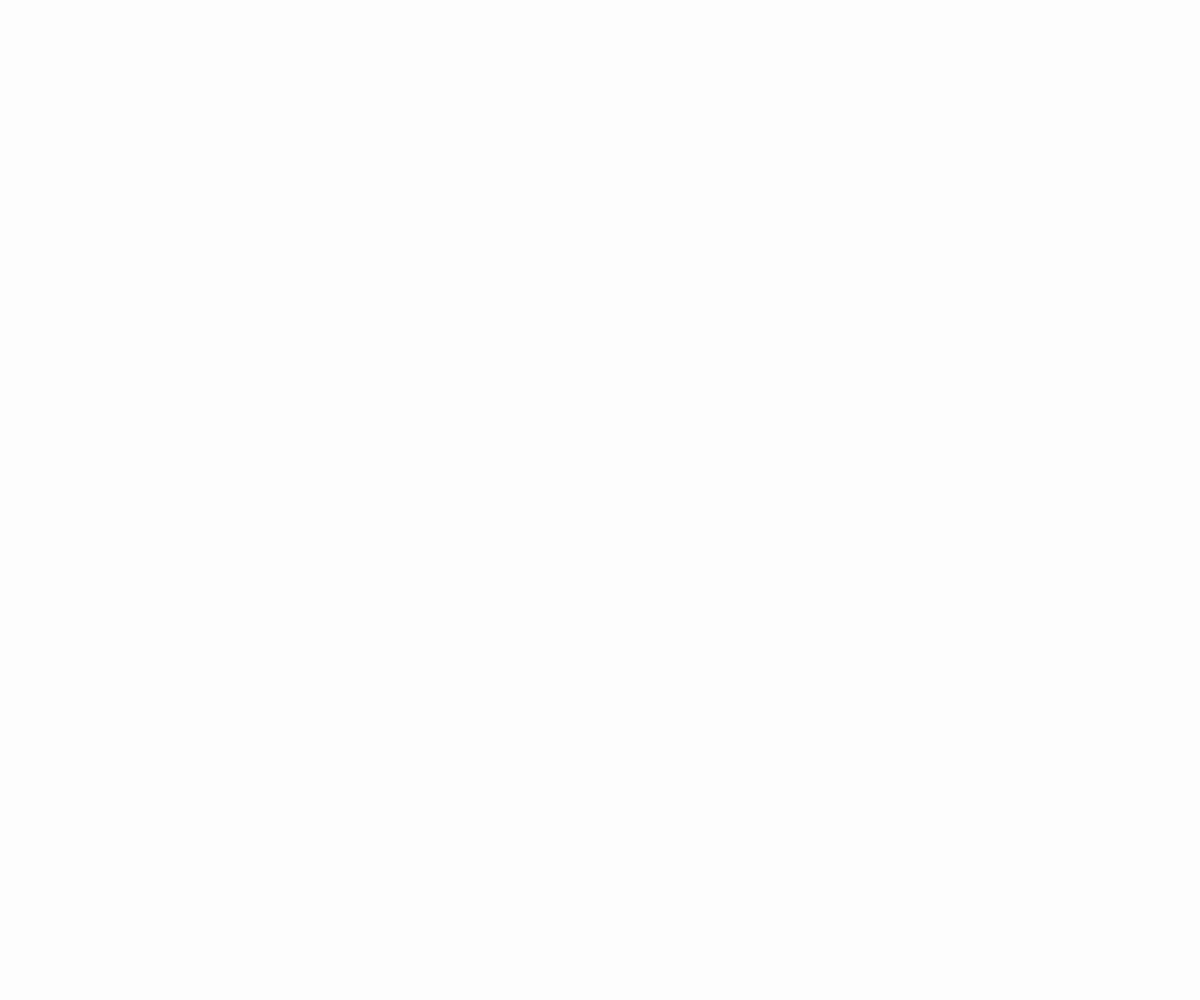
Frame 1 (no input)
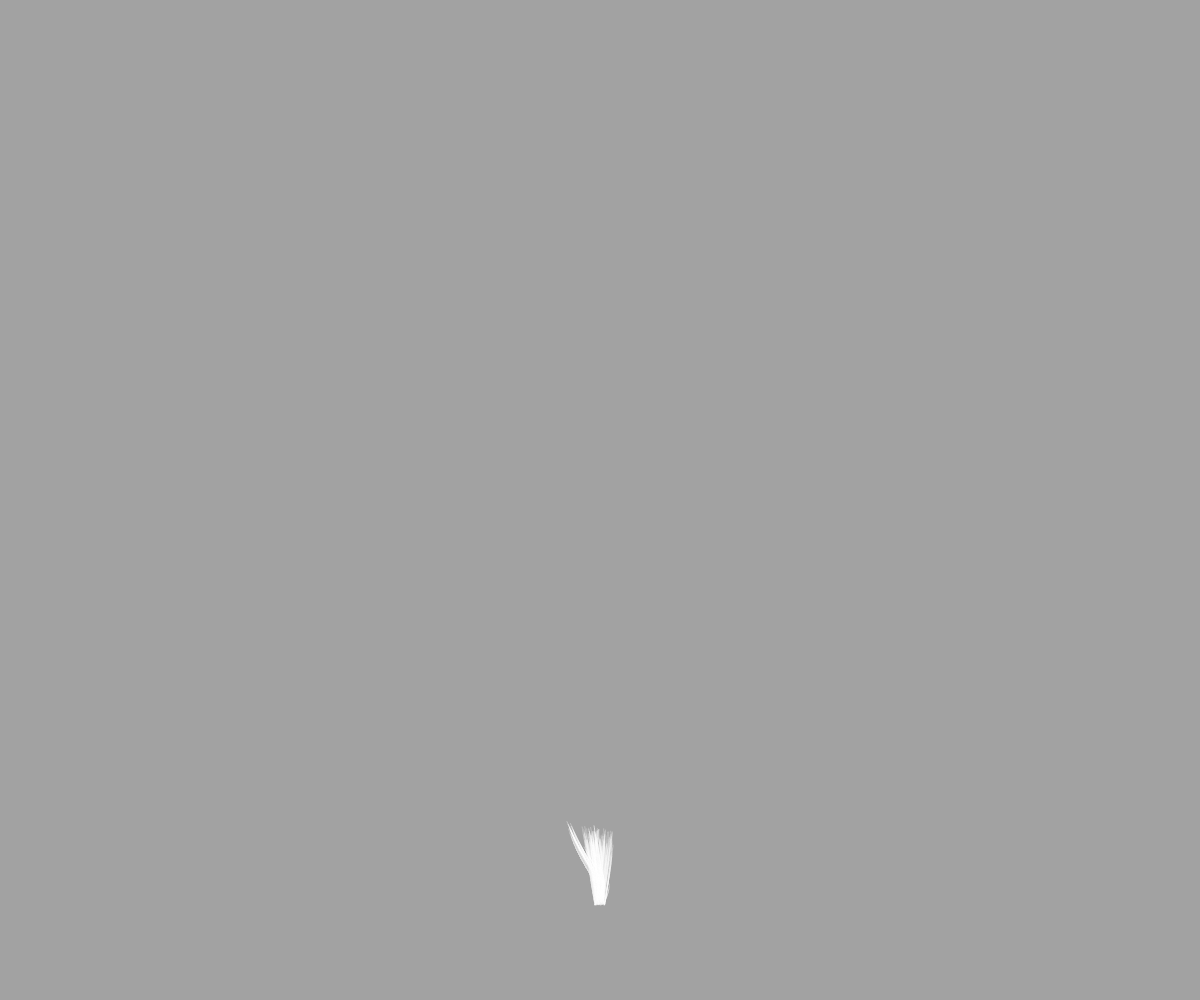
Frame 60 (no input)
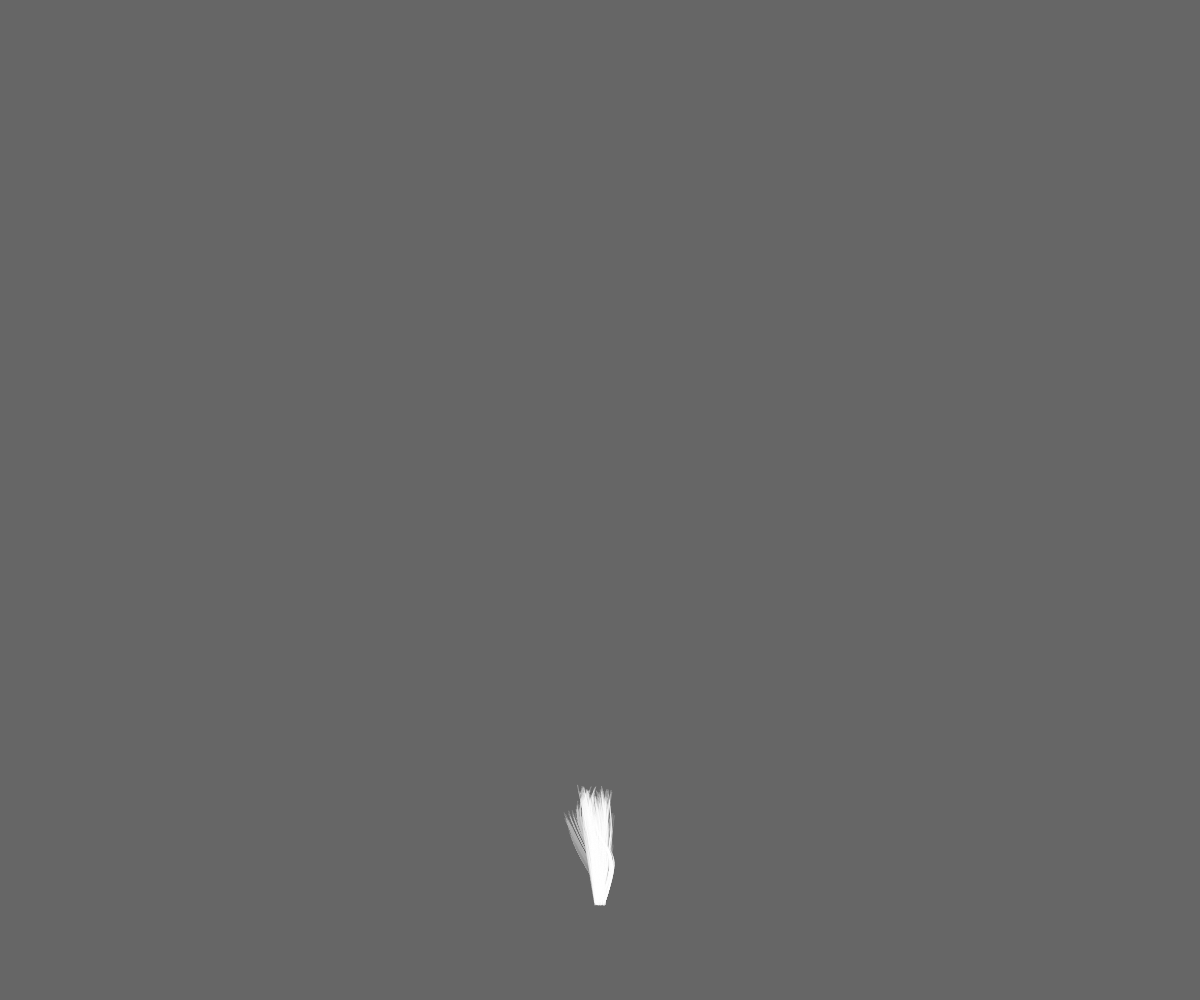
Frame 120 (the mouse pressed at the canvas centre since frame 60)

The p5.js sketch that drew these frames (run headless with seeded random() and noise() and a simulated clock; from frame 60 on, the mouse is pressed at the canvas centre):

// p5.js sketch
// ── sketch.js
let particles = [];
let numParticles = 800; // Reduced from 2000
let time = 0;
let treePoints = [];
let rootPosition = { x: 0, y: 0 }; // Will be set in setup
let treeGrowth = 0; // Growth progress from 0 to 1
let growthRate = 0.0008; // How fast the tree grows (adjust this for speed)

class Particle {
  constructor(startProgress = 0) {
    // Start from actual root position (bottom center of tree)
    this.x = rootPosition.x + random(-5, 5);
    this.y = rootPosition.y + random(-5, 5);
    this.history = [];
    this.maxHistory = floor(random(10, 25)); // Reduced trail length

    // Expanded to 16 branch types for more fullness
    this.branchType = floor(random(0, 16));
    this.branchVariation = random(0.7, 1.3);
    this.age = startProgress;

    // 75% settle into tree, 25% circulate
    this.settled = false;
    this.settlePoint = null;
    this.shouldSettle = random() < 0.75;

    // Don't prepopulate - let the tree grow naturally
  }

  reset() {
    // Return to root position
    this.x = rootPosition.x + random(-5, 5);
    this.y = rootPosition.y + random(-5, 5);
    this.history = [];
    this.age = 0;
    this.settled = false;
    this.settlePoint = null;
    this.branchType = floor(random(0, 16));
    this.branchVariation = random(0.7, 1.3);
    this.shouldSettle = random() < 0.75;
  }

  updatePosition() {
    // If settled, stay in place and gently sway
    if (this.settled && this.settlePoint) {
      let sway = sin(time * 2 + this.settlePoint.x * 0.1) * 2;
      this.x = this.settlePoint.x + sway;
      this.y =
        this.settlePoint.y + cos(time * 1.5 + this.settlePoint.y * 0.1) * 1;
      return;
    }

    let progress = map(this.y, rootPosition.y, height * 0.05, 0, 1);
    progress = constrain(progress, 0, 1);

    // Scale the tree size based on growth
    // Sapling starts at 20% size, grows to 100%
    let sizeScale = map(treeGrowth, 0, 1, 0.2, 1.0);

    let targetX = 0;
    let targetY = height * 0.1;

    // 16 branch types for a much fuller tree
    // All branch distances are scaled by growth
    switch (this.branchType) {
      case 0: // Main trunk
        targetX = 0;
        targetY = lerp(rootPosition.y * 0.95, height * 0.08, treeGrowth);
        break;
      case 1: // Left main branch - starts higher
        targetX = -280 * pow(progress, 1.5) * this.branchVariation * sizeScale;
        targetY =
          lerp(rootPosition.y * 0.7, height * 0.28, treeGrowth) +
          sin(progress * PI) * 70 * sizeScale;
        break;
      case 2: // Right main branch - starts higher
        targetX = 280 * pow(progress, 1.5) * this.branchVariation * sizeScale;
        targetY =
          lerp(rootPosition.y * 0.7, height * 0.28, treeGrowth) +
          sin(progress * PI) * 70 * sizeScale;
        break;
      case 3: // Upper left branch
        targetX = -260 * pow(progress, 1.3) * this.branchVariation * sizeScale;
        targetY =
          lerp(rootPosition.y * 0.65, height * 0.12, treeGrowth) +
          cos(progress * PI * 0.5) * 50 * sizeScale;
        break;
      case 4: // Upper right branch
        targetX = 260 * pow(progress, 1.3) * this.branchVariation * sizeScale;
        targetY =
          lerp(rootPosition.y * 0.65, height * 0.12, treeGrowth) +
          cos(progress * PI * 0.5) * 50 * sizeScale;
        break;
      case 5: // Center-left branch
        targetX = -140 * pow(progress, 1.4) * this.branchVariation * sizeScale;
        targetY =
          lerp(rootPosition.y * 0.68, height * 0.22, treeGrowth) +
          sin(progress * TWO_PI) * 40 * sizeScale;
        break;
      case 6: // Center-right branch
        targetX = 140 * pow(progress, 1.4) * this.branchVariation * sizeScale;
        targetY =
          lerp(rootPosition.y * 0.68, height * 0.22, treeGrowth) +
          sin(progress * TWO_PI) * 40 * sizeScale;
        break;
      case 7: // Far left branch
        targetX = -380 * pow(progress, 1.2) * this.branchVariation * sizeScale;
        targetY =
          lerp(rootPosition.y * 0.72, height * 0.38, treeGrowth) +
          cos(progress * PI) * 60 * sizeScale;
        break;
      case 8: // Far right branch
        targetX = 380 * pow(progress, 1.2) * this.branchVariation * sizeScale;
        targetY =
          lerp(rootPosition.y * 0.72, height * 0.38, treeGrowth) +
          cos(progress * PI) * 60 * sizeScale;
        break;
      case 9: // Upper center-left
        targetX = -120 * pow(progress, 1.3) * this.branchVariation * sizeScale;
        targetY =
          lerp(rootPosition.y * 0.63, height * 0.1, treeGrowth) +
          sin(progress * PI * 1.5) * 30 * sizeScale;
        break;
      case 10: // Upper center-right
        targetX = 120 * pow(progress, 1.3) * this.branchVariation * sizeScale;
        targetY =
          lerp(rootPosition.y * 0.63, height * 0.1, treeGrowth) +
          sin(progress * PI * 1.5) * 30 * sizeScale;
        break;
      case 11: // Middle spreading branch
        targetX =
          random(-200, 200) *
          pow(progress, 1.4) *
          this.branchVariation *
          sizeScale;
        targetY =
          lerp(rootPosition.y * 0.67, height * 0.18, treeGrowth) +
          sin(progress * PI * 2) * 45 * sizeScale;
        break;
      case 12: // Lower left branch
        targetX = -220 * pow(progress, 1.6) * this.branchVariation * sizeScale;
        targetY =
          lerp(rootPosition.y * 0.73, height * 0.45, treeGrowth) +
          cos(progress * PI * 0.8) * 55 * sizeScale;
        break;
      case 13: // Lower right branch
        targetX = 220 * pow(progress, 1.6) * this.branchVariation * sizeScale;
        targetY =
          lerp(rootPosition.y * 0.73, height * 0.45, treeGrowth) +
          cos(progress * PI * 0.8) * 55 * sizeScale;
        break;
      case 14: // Wide left branch
        targetX = -420 * pow(progress, 1.2) * this.branchVariation * sizeScale;
        targetY =
          lerp(rootPosition.y * 0.71, height * 0.32, treeGrowth) +
          sin(progress * PI * 1.2) * 50 * sizeScale;
        break;
      case 15: // Wide right branch
        targetX = 420 * pow(progress, 1.2) * this.branchVariation * sizeScale;
        targetY =
          lerp(rootPosition.y * 0.71, height * 0.32, treeGrowth) +
          sin(progress * PI * 1.2) * 50 * sizeScale;
        break;
    }

    // Limit particle reach based on growth - can't go higher than tree has grown
    let maxHeight = lerp(rootPosition.y * 0.95, height * 0.05, treeGrowth);

    // Check if particle should settle into tree
    if (
      this.shouldSettle &&
      !this.settled &&
      progress > 0.15 &&
      this.y < maxHeight
    ) {
      // Higher chance to settle as it moves up (faster settling)
      // Also influenced by tree growth - more settling when tree is more mature
      if (random() < progress * 0.035 * pow(treeGrowth, 0.5)) {
        this.settled = true;
        this.settlePoint = { x: this.x, y: this.y };
        treePoints.push(this.settlePoint);
        return;
      }
    }

    let noiseVal = noise(
      this.x * 0.004,
      this.y * 0.004,
      time * 0.25 + this.branchType * 5
    );
    let angle = noiseVal * TWO_PI * 3;

    let dx = targetX - this.x;
    let dy = targetY - this.y;

    // Faster movement (increased speeds)
    let vx = cos(angle) * 2.0 + dx * 0.025;
    let vy = sin(angle) * 2.0 + dy * 0.035 - 2.2;

    this.x += vx;
    this.y += vy;
    this.age++;

    // If particle goes above growth limit, reset it
    if (this.y < maxHeight) {
      this.reset();
    }
  }

  update() {
    this.history.push({ x: this.x, y: this.y });
    if (this.history.length > this.maxHistory) {
      this.history.shift();
    }

    this.updatePosition();

    // Only circulating particles loop back to roots
    if (
      !this.settled &&
      (this.y < height * 0.05 || this.x < -width / 2 || this.x > width / 2)
    ) {
      this.reset();
    }
  }

  display() {
    if (this.history.length < 2) return;

    noFill();
    beginShape();

    for (let i = 0; i < this.history.length; i++) {
      let pos = this.history[i];
      let fade = i / this.history.length;
      let alpha = fade * (this.settled ? 150 : 100);

      // Settled particles glow more with warm color
      if (this.settled) {
        stroke(255, 240, 200, alpha);
        strokeWeight(fade * 2.5);
      } else {
        stroke(255, alpha);
        strokeWeight(fade * 1);
      }
      vertex(pos.x, pos.y);
    }

    endShape();

    // Draw a soft glow for settled particles
    if (this.settled && this.settlePoint) {
      fill(255, 240, 200, 40);
      noStroke();
      circle(this.settlePoint.x, this.settlePoint.y, 5);
    }
  }
}

function setup() {
  createCanvas(windowWidth, windowHeight);

  // Set root position at bottom center
  rootPosition.x = 0;
  rootPosition.y = height * 0.9;

  // Start with just a few particles for the sapling
  let startingParticles = 50;
  for (let i = 0; i < startingParticles; i++) {
    particles.push(new Particle());
  }
}

function draw() {
  background(0, 0, 0, 2);

  translate(width / 2, 0);

  time += 0.015; // Slightly faster time for more dynamic growth

  // Gradually increase tree growth
  if (treeGrowth < 1.0) {
    treeGrowth += growthRate;
    treeGrowth = constrain(treeGrowth, 0, 1);

    // Add more particles as the tree grows
    let targetParticleCount = floor(lerp(50, numParticles, treeGrowth));
    while (particles.length < targetParticleCount) {
      particles.push(new Particle());
    }
  }

  // Draw particle beams - connect settled particles to form tree structure
  if (treePoints.length > 1) {
    for (let i = 0; i < treePoints.length; i++) {
      for (let j = i + 1; j < treePoints.length; j++) {
        let d = dist(
          treePoints[i].x,
          treePoints[i].y,
          treePoints[j].x,
          treePoints[j].y
        );

        // Connect points that are close enough
        if (d < 80) {
          // Calculate beam thickness based on vertical position (thicker at bottom)
          let avgY = (treePoints[i].y + treePoints[j].y) / 2;
          let heightProgress = map(avgY, rootPosition.y, height * 0.1, 0, 1);
          heightProgress = constrain(heightProgress, 0, 1);

          // Thicker beams at the base, thinner at the top
          let thickness = lerp(8, 1, heightProgress);

          // Distance fade - closer points have stronger connections
          let distanceFade = map(d, 0, 80, 1, 0.3);

          // Outer glow
          strokeWeight(thickness + 3);
          stroke(255, 240, 200, 8 * distanceFade);
          line(
            treePoints[i].x,
            treePoints[i].y,
            treePoints[j].x,
            treePoints[j].y
          );

          // Core beam
          strokeWeight(thickness);
          stroke(255, 250, 220, 35 * distanceFade);
          line(
            treePoints[i].x,
            treePoints[i].y,
            treePoints[j].x,
            treePoints[j].y
          );

          // Bright center line
          strokeWeight(thickness * 0.3);
          stroke(255, 255, 240, 80 * distanceFade);
          line(
            treePoints[i].x,
            treePoints[i].y,
            treePoints[j].x,
            treePoints[j].y
          );
        }
      }
    }
  }

  // Draw particles
  for (let i = 0; i < particles.length; i++) {
    particles[i].update();
    particles[i].display();
  }

  // Optional: Display growth percentage
  /*
  fill(255, 200);
  noStroke();
  textAlign(LEFT, TOP);
  textSize(14);
  text('Tree Growth: ' + floor(treeGrowth * 100) + '%', -width/2 + 20, 20);
  text('Particles: ' + particles.length, -width/2 + 20, 40);
  text('Settled Points: ' + treePoints.length, -width/2 + 20, 60);
  */
}

function windowResized() {
  resizeCanvas(windowWidth, windowHeight);
  // Update root position on resize
  rootPosition.y = height * 0.9;
  // Rebuild tree structure with new dimensions
  initializeTreeStructure();
}

// ── style.css
body {
  margin: 0;
  padding: 0;
  overflow: hidden;
  background: #000;
  display: flex;
  justify-content: center;
  align-items: center;
  height: 100vh;
}
canvas {
  display: block;
}
